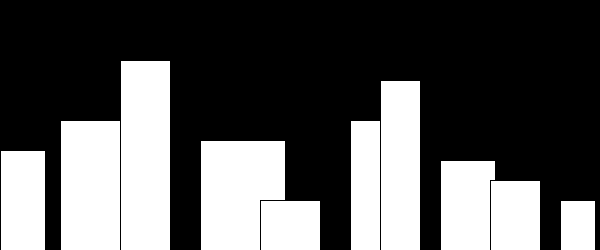
Frame 1 (no input)
Frame 60 (the mouse pressed at the canvas centre just before this capture): identical to frame 1, image omitted
Frame 120 (the mouse held since frame 60 and released just before this capture): identical to frame 1, image omitted

The Processing sketch that drew this single still picture (run headless with seeded random() and noise(); from frame 60 on, the mouse is pressed at the canvas centre):

// Processing sketch: processing_11681
// ── processing_11681.pde

// City Trail Exercise

// Intialising
void setup()  {
  size(600, 250);
  background(0);
  smooth();
}

float highrise1 = 0;
float highrise2 = 0;

// Starting image
void draw() {
  fill(255);
  rect(0, 150, 45, 100);
  rect(60, 120, 60, 150);
  rect(120, 60, 50, 200);
  rect(200, 140, 85, 120);
  rect(260, 200, 60, 100);
  rect(350, 120, 50, 150);
  rect(380, 80, 40, 200);
  rect(440, 160, 55, 110);
  rect(490, 180, 50, 180);
  rect(560, 200, 35, 160);   
}

// Click anywhere on screen and a high rise is placed on screen
// Left click = wide building, right click = thin building
// Maximum of 6 per building size to prevent overcrowding
// Creates a silhouette of a city skyline
void mouseClicked() {
  if (mouseButton == LEFT) {
    if (highrise1 < 6) {
      fill(255);
      rect(mouseX, mouseY, 60, 500);
      highrise1 = highrise1 + 1;
    }
  }
    else if (mouseButton == RIGHT)
      if (highrise2 < 6) {
      fill(255);
      rect(mouseX, mouseY, 40, 500);
      highrise2 = highrise2 + 1;
    }
}
